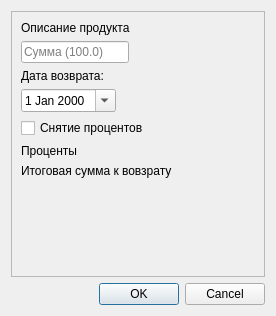
<?xml version="1.0" encoding="UTF-8"?>
<ui version="4.0">
 <class>Dialog</class>
 <widget class="QDialog" name="Dialog">
  <property name="geometry">
   <rect>
    <x>0</x>
    <y>0</y>
    <width>276</width>
    <height>316</height>
   </rect>
  </property>
  <property name="windowTitle">
   <string>Новый продукт</string>
  </property>
  <layout class="QGridLayout" name="gridLayout">
   <item row="0" column="0">
    <widget class="QScrollArea" name="scrollArea">
     <property name="widgetResizable">
      <bool>true</bool>
     </property>
     <widget class="QWidget" name="scrollAreaWidgetContents">
      <property name="geometry">
       <rect>
        <x>0</x>
        <y>0</y>
        <width>250</width>
        <height>250</height>
       </rect>
      </property>
      <layout class="QVBoxLayout" name="verticalLayout">
       <item>
        <widget class="QLabel" name="product_description">
         <property name="text">
          <string>Описание продукта</string>
         </property>
        </widget>
       </item>
       <item>
        <widget class="QLineEdit" name="lineEdit">
         <property name="sizePolicy">
          <sizepolicy hsizetype="Fixed" vsizetype="Fixed">
           <horstretch>0</horstretch>
           <verstretch>0</verstretch>
          </sizepolicy>
         </property>
         <property name="placeholderText">
          <string>Сумма (100.0)</string>
         </property>
        </widget>
       </item>
       <item>
        <widget class="QLabel" name="return_date_label">
         <property name="text">
          <string>Дата возврата:</string>
         </property>
        </widget>
       </item>
       <item>
        <widget class="QDateEdit" name="return_date_dateedit">
         <property name="sizePolicy">
          <sizepolicy hsizetype="Fixed" vsizetype="Fixed">
           <horstretch>0</horstretch>
           <verstretch>0</verstretch>
          </sizepolicy>
         </property>
         <property name="calendarPopup">
          <bool>true</bool>
         </property>
        </widget>
       </item>
       <item>
        <widget class="QCheckBox" name="withdrawal_of_interest_from_a_deposit">
         <property name="text">
          <string>Снятие процентов</string>
         </property>
        </widget>
       </item>
       <item>
        <widget class="QLabel" name="product_interest_rates">
         <property name="text">
          <string>Проценты</string>
         </property>
         <property name="wordWrap">
          <bool>true</bool>
         </property>
        </widget>
       </item>
       <item>
        <widget class="QLabel" name="total_amount_to_be_refunded">
         <property name="text">
          <string>Итоговая сумма к вовзрату</string>
         </property>
         <property name="wordWrap">
          <bool>true</bool>
         </property>
        </widget>
       </item>
       <item>
        <spacer name="verticalSpacer">
         <property name="orientation">
          <enum>Qt::Orientation::Vertical</enum>
         </property>
         <property name="sizeHint" stdset="0">
          <size>
           <width>20</width>
           <height>40</height>
          </size>
         </property>
        </spacer>
       </item>
      </layout>
     </widget>
    </widget>
   </item>
   <item row="1" column="0">
    <widget class="QDialogButtonBox" name="buttonBox">
     <property name="orientation">
      <enum>Qt::Orientation::Horizontal</enum>
     </property>
     <property name="standardButtons">
      <set>QDialogButtonBox::StandardButton::Cancel|QDialogButtonBox::StandardButton::Ok</set>
     </property>
    </widget>
   </item>
  </layout>
 </widget>
 <resources/>
 <connections>
  <connection>
   <sender>buttonBox</sender>
   <signal>accepted()</signal>
   <receiver>Dialog</receiver>
   <slot>accept()</slot>
   <hints>
    <hint type="sourcelabel">
     <x>248</x>
     <y>254</y>
    </hint>
    <hint type="destinationlabel">
     <x>157</x>
     <y>274</y>
    </hint>
   </hints>
  </connection>
  <connection>
   <sender>buttonBox</sender>
   <signal>rejected()</signal>
   <receiver>Dialog</receiver>
   <slot>reject()</slot>
   <hints>
    <hint type="sourcelabel">
     <x>316</x>
     <y>260</y>
    </hint>
    <hint type="destinationlabel">
     <x>286</x>
     <y>274</y>
    </hint>
   </hints>
  </connection>
 </connections>
</ui>
